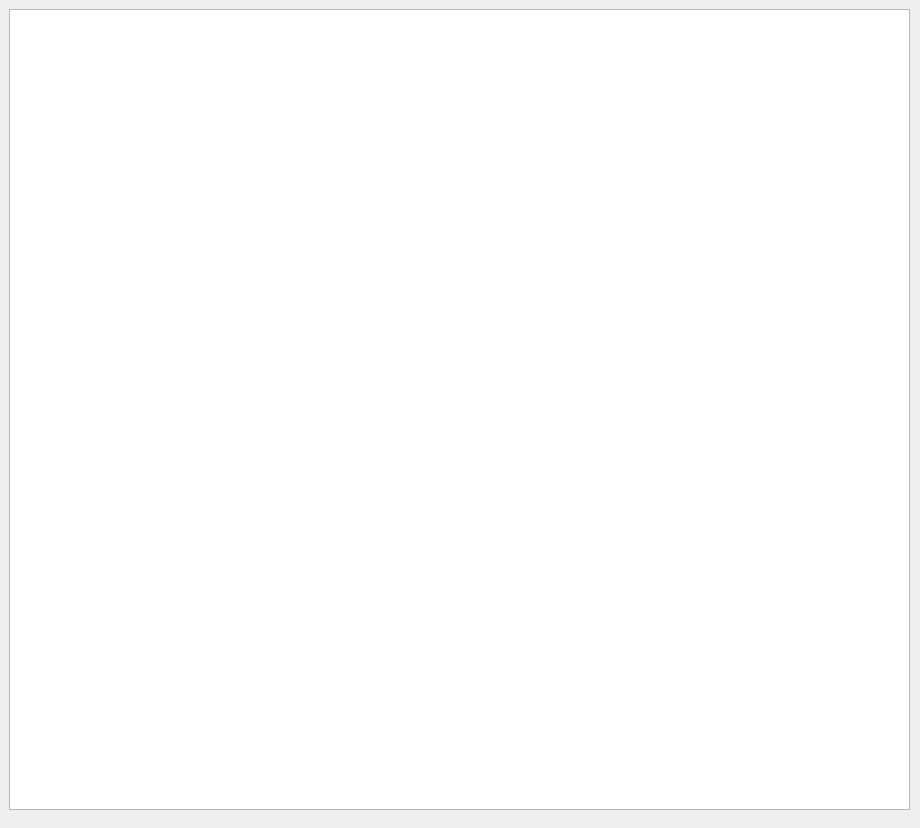
<?xml version="1.0" encoding="UTF-8"?>
<ui version="4.0">
 <class>DiagramWindow</class>
 <widget class="QDialog" name="DiagramWindow">
  <property name="geometry">
   <rect>
    <x>0</x>
    <y>0</y>
    <width>920</width>
    <height>828</height>
   </rect>
  </property>
  <property name="windowTitle">
   <string>Schematic Diagram Visualization</string>
  </property>
  <widget class="MatplotlibWidget" name="dwWellboreSchematic_graphicsView">
   <property name="geometry">
    <rect>
     <x>9</x>
     <y>9</y>
     <width>901</width>
     <height>801</height>
    </rect>
   </property>
  </widget>
 </widget>
 <customwidgets>
  <customwidget>
   <class>MatplotlibWidget</class>
   <extends>QGraphicsView</extends>
   <header location="global">matplotlibwidget</header>
  </customwidget>
 </customwidgets>
 <resources/>
 <connections/>
</ui>
